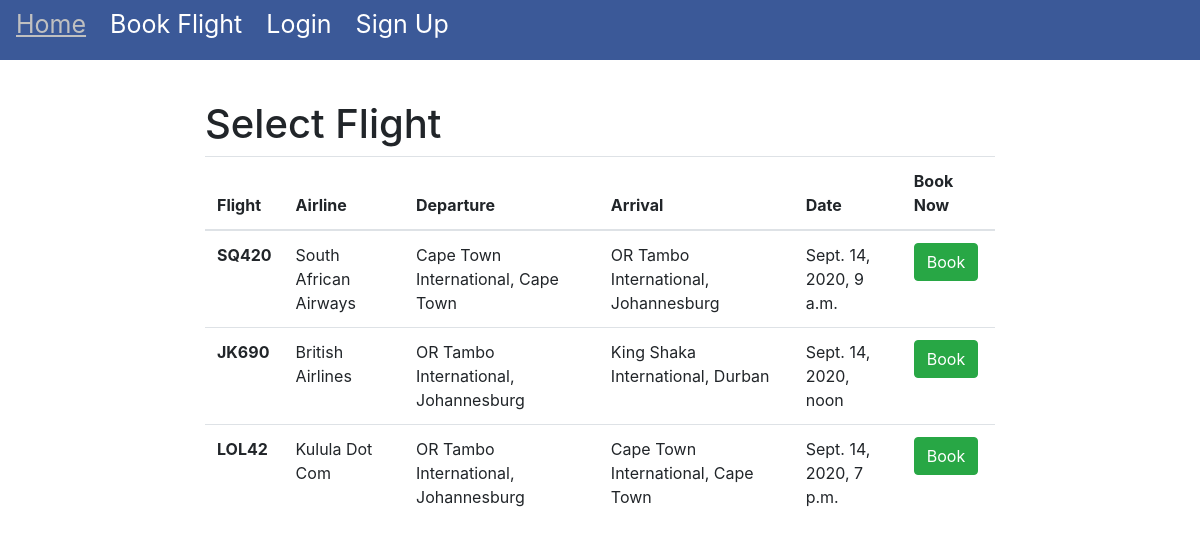
/booking/flight/, run on the app's committed database.
### booking/models.py (models this page shows)
class Flight(models.Model):
    flightNo = models.CharField(max_length=5, primary_key=True, unique=True)
    airline = models.CharField(max_length=100)
    seatsAvailable = models.IntegerField()
    departureLocation = models.CharField(max_length=100)
    arrivalLocation = models.CharField(max_length=100)
    flightDateTime = models.DateTimeField()
    flightDuration = models.CharField(max_length=20)
    departureTerminal = models.CharField(max_length=3)
    planeID = models.ForeignKey(Plane, on_delete=models.CASCADE)
    economyCost = models.DecimalField(default=0, decimal_places=2, max_digits=12)
    businessCost = models.DecimalField(default=0, decimal_places=2, max_digits=12)
    firstCost = models.DecimalField(default=0, decimal_places=2, max_digits=12)

### booking/views.py (the view)
# urls.py: path('flight/', views.FlightSelectView.as_view(), name='booking-flight'),
class FlightSelectView(ListView):
    model = Flight
    context_object_name = 'flights'
    ordering = ['flightDateTime']

### booking/templates/booking/flight_list.html
{% extends "main/base.html" %}
{% block content %}
    <h1>Select Flight</h1>
    <table class="table">
        <thead>
            <tr>
                <th scope="col">Flight</th>
                <th scope="col">Airline</th>
                <th scope="col">Departure</th>
                <th scope="col">Arrival</th>
                <th scope="col">Date</th>
                <th scope="col">Book Now</th>
            </tr>
        </thead>
        <tbody>
            {% for flight in flights %}
                <tr>
                    <th scope="row">{{ flight.flightNo }}</th>
                    <td>{{ flight.airline }}</td>
                    <td>{{ flight.departureLocation }}</td>
                    <td>{{ flight.arrivalLocation }}</td>
                    <td>{{ flight.flightDateTime }}</td>
                    {% if flight.seatsAvailable != 0 %}
                        <td><a href="{% url 'booking-seat' flight.flightNo %}"><button type="button" class="btn btn-success">Book</button></a></td>
                    {% else %}
                        <td><button type="button" class="btn btn-danger" disabled>Sold Out</button></td>
                    {% endif %}
                </tr>
            {% endfor %}
        </tbody>
    </table>
{% endblock content %}

### data on the page
Flight: flightNo "SQ420", airline "South African Airways", departureLocation "Cape Town International, Cape Town", arrivalLocation "OR Tambo International, Johannesburg", flightDateTime "Sept. 14, 2020, 9 a.m.", seatsAvailable "Book"
Flight: flightNo "JK690", airline "British Airlines", departureLocation "OR Tambo International, Johannesburg", arrivalLocation "King Shaka International, Durban", flightDateTime "Sept. 14, 2020, noon", seatsAvailable "Book"
Flight: flightNo "LOL42", airline "Kulula Dot Com", departureLocation "OR Tambo International, Johannesburg", arrivalLocation "Cape Town International, Cape Town", flightDateTime "Sept. 14, 2020, 7 p.m.", seatsAvailable "Book"
